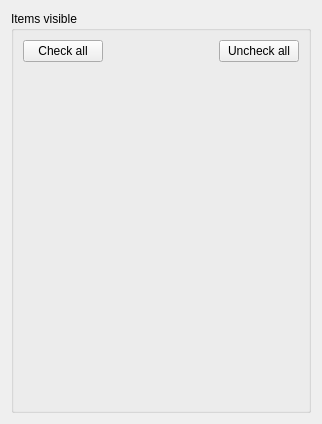
<?xml version="1.0" encoding="UTF-8"?>
<ui version="4.0">
 <class>ItemContainersWidget</class>
 <widget class="QWidget" name="ItemContainersWidget">
  <property name="geometry">
   <rect>
    <x>0</x>
    <y>0</y>
    <width>322</width>
    <height>424</height>
   </rect>
  </property>
  <property name="windowTitle">
   <string>Form</string>
  </property>
  <layout class="QVBoxLayout" name="verticalLayout">
   <item>
    <widget class="QGroupBox" name="gbVisible">
     <property name="title">
      <string>Items visible</string>
     </property>
     <layout class="QVBoxLayout" name="verticalLayout_2">
      <item>
       <layout class="QHBoxLayout" name="horizontalLayout">
        <item>
         <widget class="QPushButton" name="pbCheckAll">
          <property name="text">
           <string>Check all</string>
          </property>
         </widget>
        </item>
        <item>
         <spacer name="horizontalSpacer">
          <property name="orientation">
           <enum>Qt::Horizontal</enum>
          </property>
          <property name="sizeHint" stdset="0">
           <size>
            <width>40</width>
            <height>20</height>
           </size>
          </property>
         </spacer>
        </item>
        <item>
         <widget class="QPushButton" name="pbCheckAll_2">
          <property name="text">
           <string>Uncheck all</string>
          </property>
         </widget>
        </item>
       </layout>
      </item>
      <item>
       <layout class="QVBoxLayout" name="lVisible"/>
      </item>
      <item>
       <spacer name="verticalSpacer">
        <property name="orientation">
         <enum>Qt::Vertical</enum>
        </property>
        <property name="sizeHint" stdset="0">
         <size>
          <width>20</width>
          <height>40</height>
         </size>
        </property>
       </spacer>
      </item>
     </layout>
    </widget>
   </item>
  </layout>
 </widget>
 <resources/>
 <connections/>
</ui>
